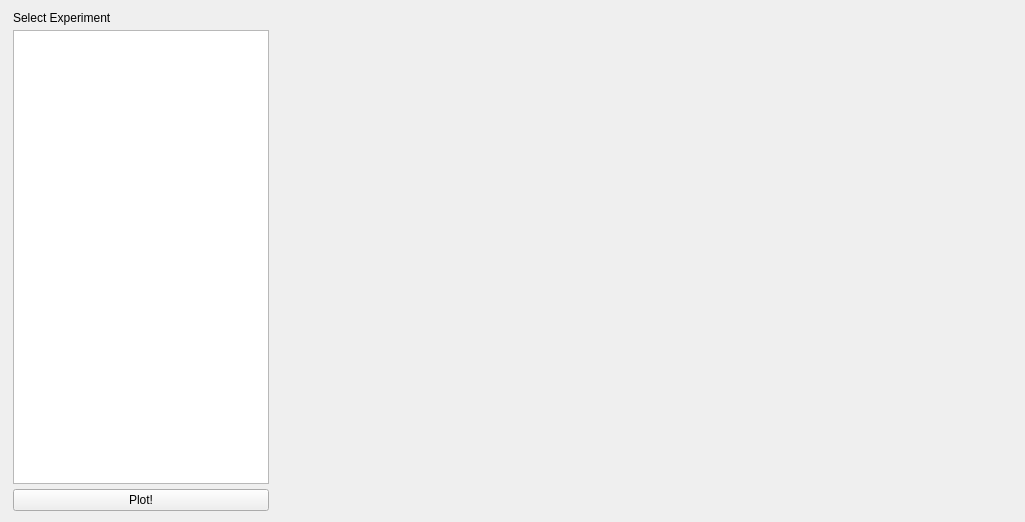
      <widget class="QWidget" name="plotSurface">
       <layout class="QHBoxLayout" name="horizontalLayout_3">
        <item>
         <widget class="QFrame" name="frame_3">
          <property name="minimumSize">
           <size>
            <width>250</width>
            <height>500</height>
           </size>
          </property>
          <property name="maximumSize">
           <size>
            <width>500</width>
            <height>16777215</height>
           </size>
          </property>
          <property name="frameShape">
           <enum>QFrame::NoFrame</enum>
          </property>
          <property name="frameShadow">
           <enum>QFrame::Plain</enum>
          </property>
          <property name="lineWidth">
           <number>0</number>
          </property>
          <layout class="QVBoxLayout" name="verticalLayout">
           <property name="spacing">
            <number>5</number>
           </property>
           <property name="leftMargin">
            <number>2</number>
           </property>
           <property name="topMargin">
            <number>0</number>
           </property>
           <property name="bottomMargin">
            <number>0</number>
           </property>
           <item>
            <widget class="QLabel" name="label_5">
             <property name="styleSheet">
              <string notr="true">font: 75 13pt &quot;Ubuntu Condensed&quot;;</string>
             </property>
             <property name="text">
              <string>Select Experiment</string>
             </property>
            </widget>
           </item>
           <item>
            <widget class="QTableView" name="tableViewEntropySurface">
             <property name="styleSheet">
              <string notr="true">font: 10pt &quot;Ubuntu Condensed&quot;;</string>
             </property>
            </widget>
           </item>
           <item>
            <widget class="QPushButton" name="plotSurfaceButton">
             <property name="maximumSize">
              <size>
               <width>16777215</width>
               <height>30</height>
              </size>
             </property>
             <property name="styleSheet">
              <string notr="true">font: 75 13pt &quot;Ubuntu Condensed&quot;;</string>
             </property>
             <property name="text">
              <string>Plot!</string>
             </property>
            </widget>
           </item>
          </layout>
         </widget>
        </item>
        <item>
         <widget class="QFrame" name="frame_4">
          <property name="minimumSize">
           <size>
            <width>730</width>
            <height>500</height>
           </size>
          </property>
          <property name="maximumSize">
           <size>
            <width>16777215</width>
            <height>16777215</height>
           </size>
          </property>
          <property name="frameShape">
           <enum>QFrame::NoFrame</enum>
          </property>
          <property name="frameShadow">
           <enum>QFrame::Plain</enum>
          </property>
          <layout class="QGridLayout" name="gridLayout_5">
           <item row="0" column="0">
            <widget class="QLabel" name="imageSurface">
             <property name="text">
              <string/>
             </property>
             <property name="scaledContents">
              <bool>true</bool>
             </property>
            </widget>
           </item>
          </layout>
         </widget>
        </item>
       </layout>
      </widget>
